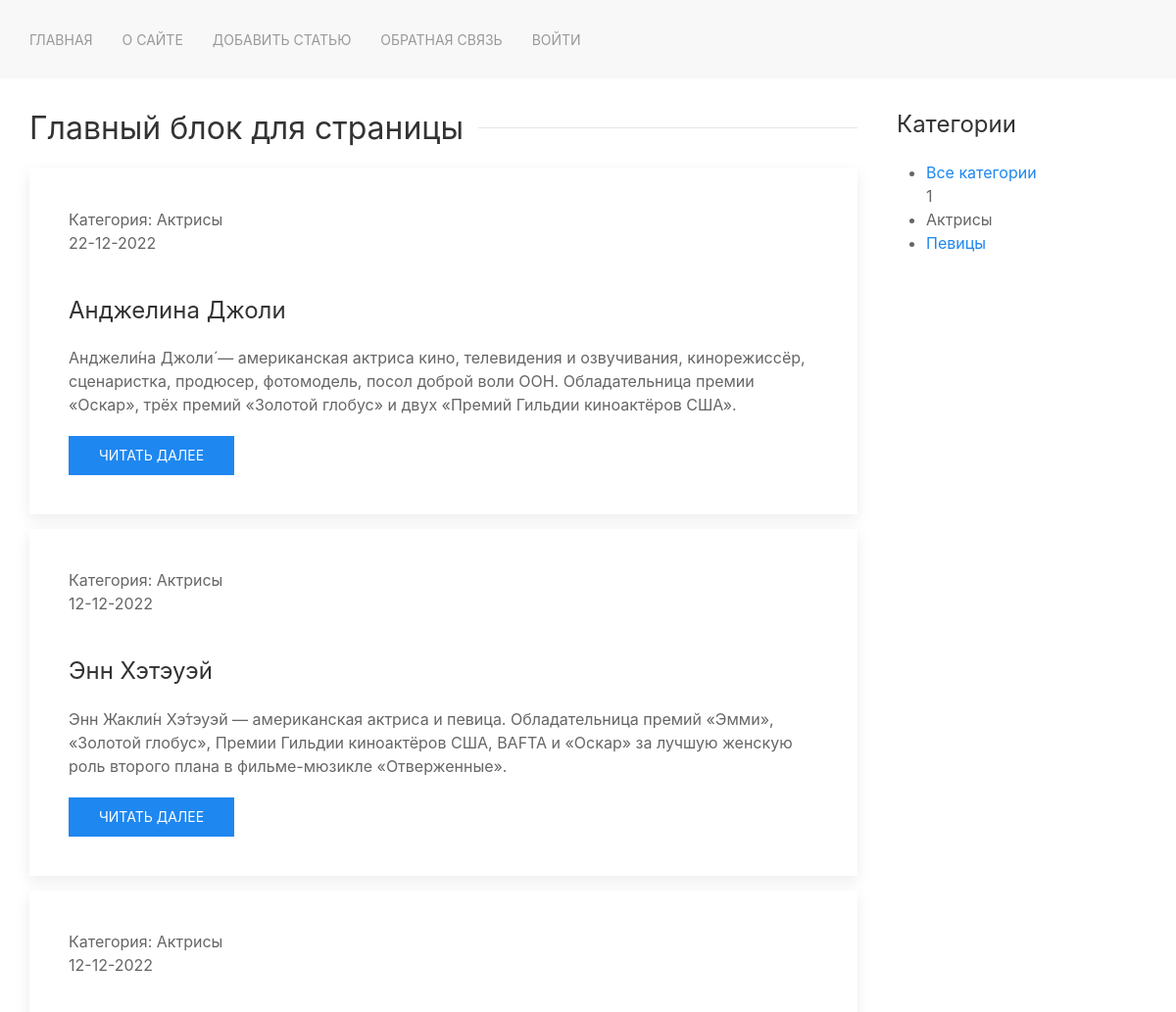
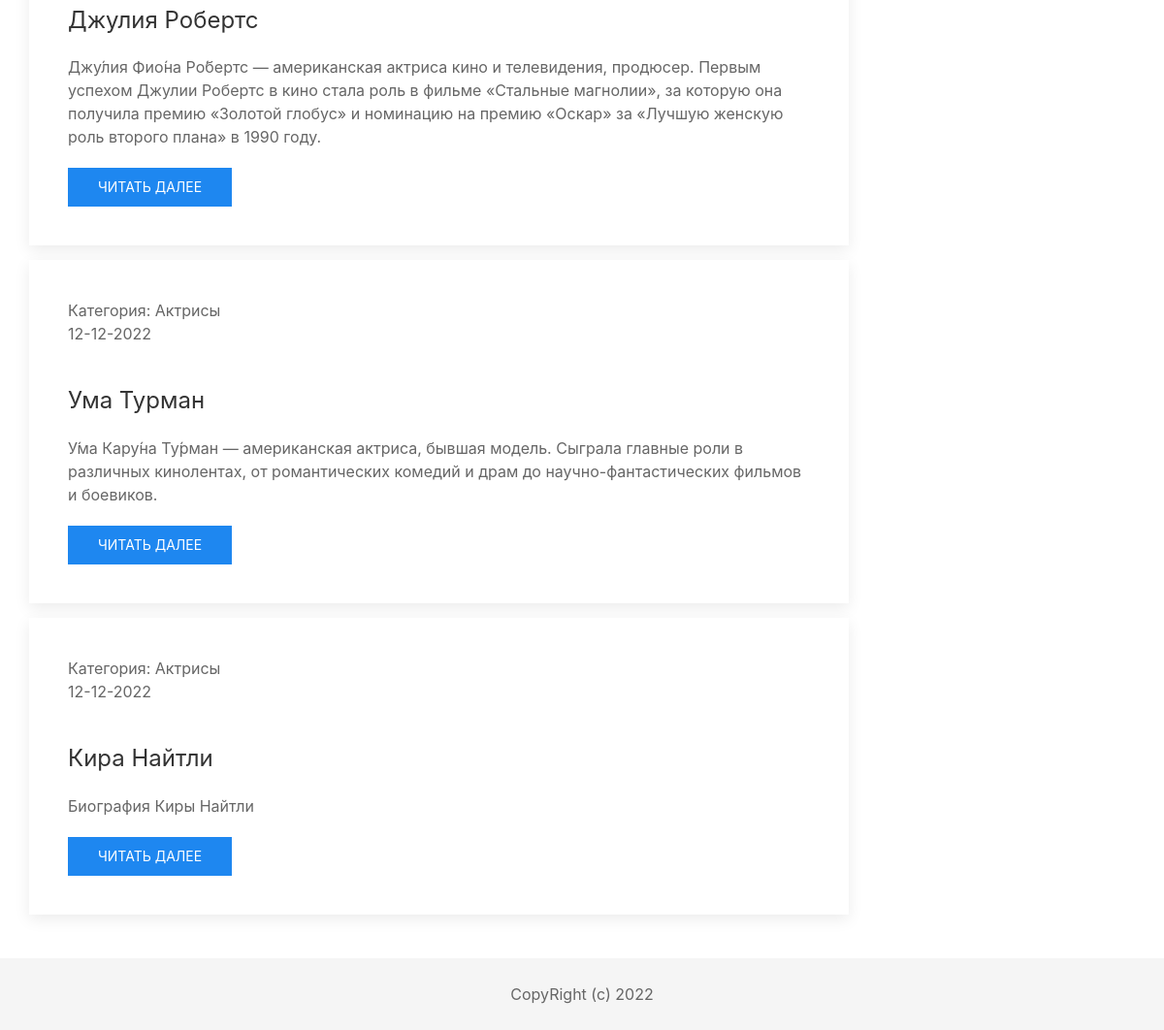
Page /category/1/ on the committed database (2 pictures, top to bottom).
### women/models.py (models this page shows, shortened)
class Women(models.Model):
    title = models.CharField(max_length=255, verbose_name="Заголовок")
    content = models.TextField(blank=True, verbose_name="Описание")
    photo = models.ImageField(upload_to="photo/%Y/%m/%d/", verbose_name="Фото")
    time_create = models.DateTimeField(auto_now_add=True, verbose_name="Дата создания")
    time_update = models.DateTimeField(auto_now=True, verbose_name="Обновлено")
    is_published = models.BooleanField(default=True, verbose_name="Опубликовано")
    cat = models.ForeignKey('Category', on_delete=models.PROTECT, null=True, verbose_name="Категория")
    def get_absolute_url(self):
        return reverse('post', kwargs={'post_id': self.pk})
    class Meta:
        verbose_name = "Известные женщины"
        verbose_name_plural = "Известные женщины"
        ordering = ['time_create', 'title']

class Category(models.Model):
    name = models.CharField(max_length=100, db_index=True, verbose_name="Категория")
    def __str__(self):
        return self.name
    def get_absolute_url(self):
        return reverse('category', kwargs={'cat_id': self.pk})
    class Meta:
        verbose_name = "Категория"
        verbose_name_plural = "Категории"
        ordering = ['id']

### women/views.py (the view)
# urls.py: path('category/<int:cat_id>/', show_category, name='category')
def show_category(request, cat_id):
    posts = Women.objects.filter(cat_id=cat_id)
    context = {
        'posts': posts,
        'menu': menu,
        'title': 'Главная страница',
        'category_selected': cat_id,
    }
    return render(request, 'women/index.html', context=context)

### women/templatetags/women_tags.py (called while the page is built)
@register.inclusion_tag('women/tags/list_categories.html')
def show_categories(sort=None, category_selected=0):
    if not sort:
        categories = Category.objects.all()
    else:
        categories = Category.objects.order_by(sort)
    return {'categories': categories, 'category_selected': category_selected}

### women/templates/women/index.html (shortened to what this page needs)
{% extends 'women/base.html' %}
{% block content %}
    <h2 class="uk-heading-line"><span>Главный блок для страницы</span></h2>
    {% for post in posts %}
        <div class="uk-card uk-card-default uk-card-body uk-width-1@m" style="margin-bottom: 15px">
            <span> Категория: {{ post.cat }}</span> <br>
            <span>{{post.time_update|date:"d-m-Y" }}</span>
            <h3 class="uk-card-title">{{ post.title }}</h3>
            <p>{{ post.content|linebreaks|truncatewords:50 }}</p>
            <a href="{{ post.get_absolute_url }}"><button class="uk-button uk-button-primary">Читать далее</button></a>
        </div>
    {% endfor %}
{% endblock content %}

### women/templates/women/tags/list_categories.html
{% for category in categories %}
    {% if category.pk == category_selected %}
        <li>{{ category.name }}</li>
    {% else %}
        <li><a href="{{ category.get_absolute_url }}">{{ category.name }}</a></li>
    {% endif %}
{% endfor %}

### rows in the picture
Women: cat "Актрисы", time_update "22-12-2022", title "Анджелина Джоли", content "Анджели́на Джоли́ — американская актриса кино, телевидения и озвучивания, кинорежиссёр, сценаристка, продюсер, фотомодель, посол доброй воли ООН. Обладательница премии «Оскар», трёх премий «Золотой глобус» и двух «Премий Гильдии киноактёров США»."
Women: cat "Актрисы", time_update "12-12-2022", title "Энн Хэтэуэй", content "Энн Жакли́н Хэ́тэуэй — американская актриса и певица. Обладательница премий «Эмми», «Золотой глобус», Премии Гильдии киноактёров США, BAFTA и «Оскар» за лучшую женскую роль второго плана в фильме-мюзикле «Отверженные»."
Women: cat "Актрисы", time_update "12-12-2022", title "Джулия Робертс", content "Джу́лия Фио́на Ро́бертс — американская актриса кино и телевидения, продюсер. Первым успехом Джулии Робертс в кино стала роль в фильме «Стальные магнолии», за которую она получила премию «Золотой глобус» и номинацию на премию «Оскар» за «Лучшую женскую роль второго плана» в 1990 году."
Women: cat "Актрисы", time_update "12-12-2022", title "Ума Турман", content "У́ма Кару́на Ту́рман — американская актриса, бывшая модель. Сыграла главные роли в различных кинолентах, от романтических комедий и драм до научно-фантастических фильмов и боевиков."
Women: cat "Актрисы", time_update "12-12-2022", title "Кира Найтли", content "Биография Киры Найтли"
Category: name "Актрисы"
Category: name "Певицы"

### other values in the picture
{{ item.title }} "О САЙТЕ" "ДОБАВИТЬ СТАТЬЮ" "ОБРАТНАЯ СВЯЗЬ" "ВОЙТИ"
{{ category_selected }} "1"
